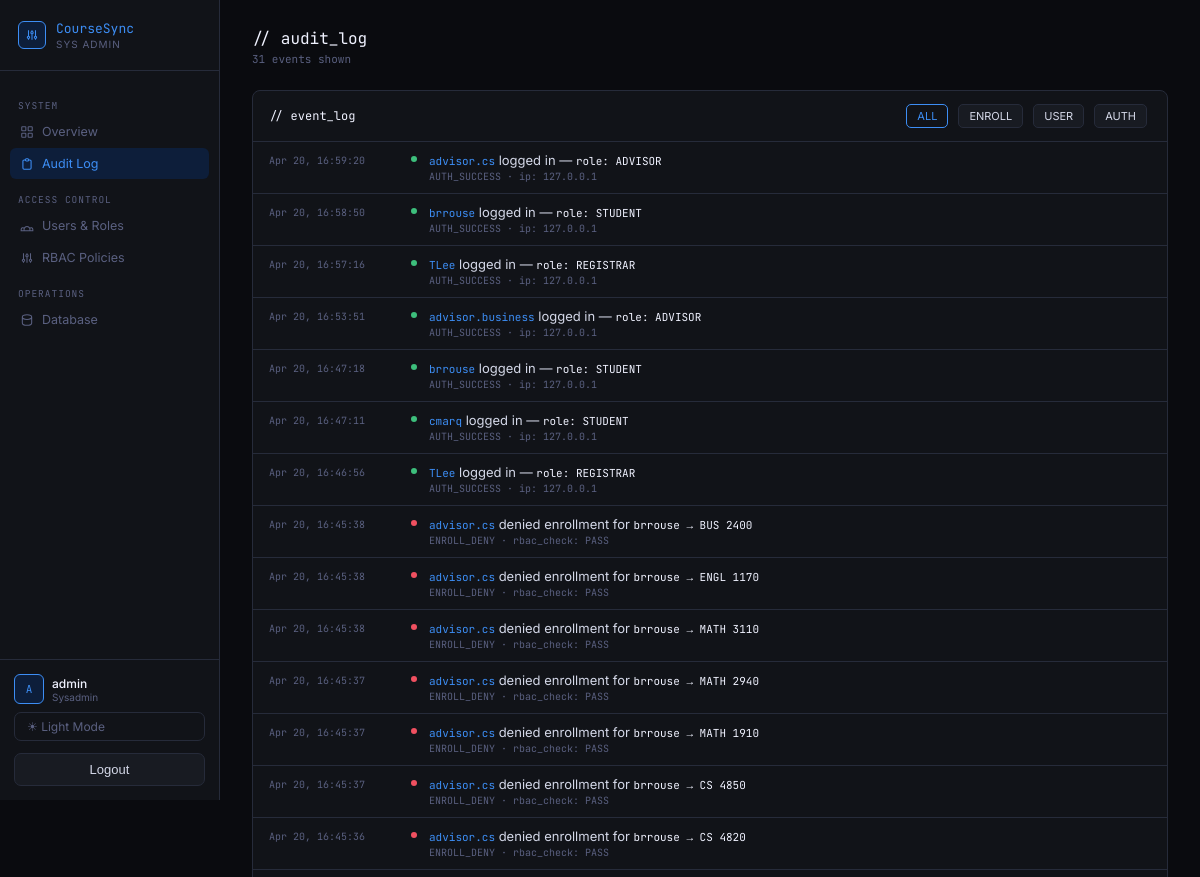
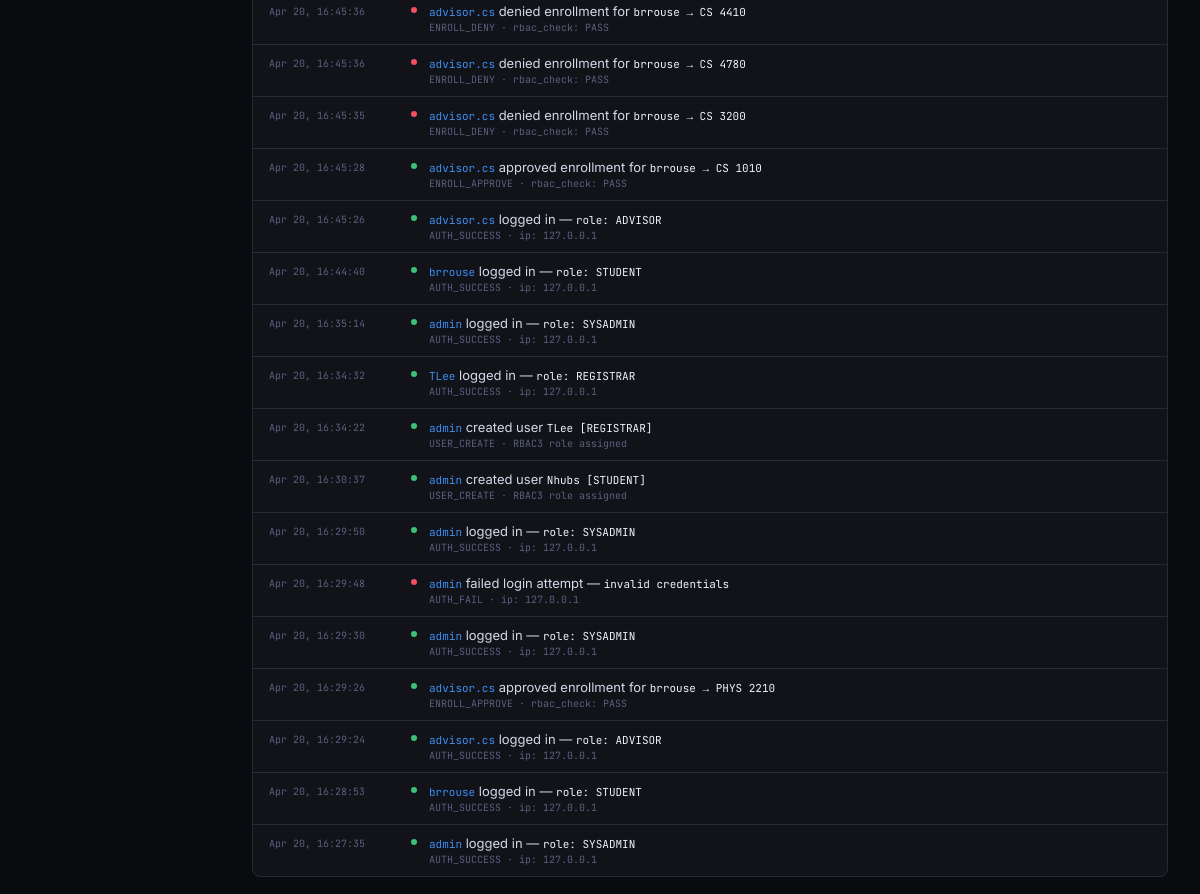
The app's page /sysadmin/audit-log/ (signed in) with its own data (2 pictures, top to bottom).
### accounts/models.py (models this page shows, shortened)
class User(AbstractUser):
    class Roles(models.TextChoices):
        STUDENT = "student", "Student"
        TA = "ta", "Teaching Assistant"
        PROFESSOR = "professor", "Professor"
        ADVISOR = "advisor", "Advisor"
        REGISTRAR = "registrar", "Registrar"
        SYSADMIN = "sysadmin", "System Admin"
    role = models.CharField(max_length=20, choices=Roles.choices)
    university_id = models.CharField(max_length=20, unique=True, null=True, blank=True)

### academics/models.py (models this page shows, shortened)
class AuditLog(models.Model):
    actor_label = models.CharField(max_length=150)
    action = models.CharField(max_length=200)
    target = models.CharField(max_length=200)
    event_type = models.CharField(max_length=150)
    color = models.CharField(max_length=10, default="green")
    timestamp = models.DateTimeField(auto_now_add=True)
    class Meta:
        ordering = ["-timestamp"]

### academics/views.py (the view)
# urls.py: path("sysadmin/audit-log/", audit_log_view, name="audit_log"),
@login_required
@role_required("sysadmin")
def audit_log_view(request):
    filter_type = request.GET.get("filter", "all")
    qs = AuditLog.objects.all()
    if filter_type != "all":
        qs = qs.filter(event_type__istartswith=filter_type)
    logs = qs[:200]
    return render(request, "audit_log.html", {
        "audit_log": logs,
        "active_filter": filter_type,
    })

### templates/audit_log.html (shortened to what this page needs)
{% load static %}
<!DOCTYPE html>
<html lang="en" data-theme="{{ request.session.theme|default:'dark' }}">
<head>
  <link rel="stylesheet" href="{% static 'css/sysadmin.css' %}">
</head>
<body>
<div class="shell">
  <aside class="sidebar">
    <div class="brand">
      <div class="brand-icon">
        <svg fill="none" stroke="currentColor" stroke-width="1.8" viewBox="0 0 24 24"><path d="M12 6V4m0 2a2 2 0 100 4m0-4a2 2 0 110 4m-6 8a2 2 0 100-4m0 4a2 2 0 110-4m0 4v2m0-6V4m6 6v10m6-2a2 2 0 100-4m0 4a2 2 0 110-4m0 4v2m0-6V4"/></svg>
      </div>
      <div class="brand-text">
        <div class="brand-mark">CourseSync</div>
        <div class="brand-role">Sys Admin</div>
      </div>
    </div>
    <nav class="nav">
      <div class="nav-section">System</div>
      <a class="nav-item" href="{% url 'sysadmin_dashboard' %}">
        <svg class="nav-icon" fill="none" stroke="currentColor" stroke-width="1.8" viewBox="0 0 24 24"><rect x="3" y="3" width="7" height="7" rx="1"/><rect x="14" y="3" width="7" height="7" rx="1"/><rect x="3" y="14" width="7" height="7" rx="1"/><rect x="14" y="14" width="7" height="7" rx="1"/></svg>
        Overview
      </a>
      <a class="nav-item active" href="{% url 'audit_log' %}">
        <svg class="nav-icon" fill="none" stroke="currentColor" stroke-width="1.8" viewBox="0 0 24 24"><path d="M9 5H7a2 2 0 00-2 2v12a2 2 0 002 2h10a2 2 0 002-2V7a2 2 0 00-2-2h-2M9 5a2 2 0 002 2h2a2 2 0 002-2M9 5a2 2 0 012-2h2a2 2 0 012 2"/></svg>
        Audit Log
      </a>
      <div class="nav-section">Access Control</div>
      <a class="nav-item" href="{% url 'users_list' %}">
        <svg class="nav-icon" fill="none" stroke="currentColor" stroke-width="1.8" viewBox="0 0 24 24"><path d="M17 20h5v-2a3 3 0 00-5.356-1.857M17 20H7m10 0v-2c0-.656-.126-1.283-.356-1.857M7 20H2v-2a3 3 0 015.356-1.857M7 20v-2c0-.656.126-1.283.356-1.857m0 0a5.002 5.002 0 019.288 0"/></svg>
        Users & Roles
      </a>
      <a class="nav-item" href="{% url 'rbac_policies' %}">
        <svg class="nav-icon" fill="none" stroke="currentColor" stroke-width="1.8" viewBox="0 0 24 24"><path d="M12 6V4m0 2a2 2 0 100 4m0-4a2 2 0 110 4m-6 8a2 2 0 100-4m0 4a2 2 0 110-4m0 4v2m0-6V4m6 6v10m6-2a2 2 0 100-4m0 4a2 2 0 110-4m0 4v2m0-6V4"/></svg>
        RBAC Policies
      </a>
      <div class="nav-section">Operations</div>
      <a class="nav-item" href="{% url 'database_browser' %}">
        <svg class="nav-icon" fill="none" stroke="currentColor" stroke-width="1.8" viewBox="0 0 24 24"><path d="M4 7v10c0 2.21 3.582 4 8 4s8-1.79 8-4V7M4 7c0 2.21 3.582 4 8 4s8-1.79 8-4M4 7c0-2.21 3.582-4 8-4s8 1.79 8 4"/></svg>
        Database
      </a>
    </nav>
    <div class="sidebar-footer">
      <div class="user-card">
        <div class="avatar">{{ request.user.first_name|default:request.user.username|slice:":1"|upper }}{{ request.user.last_name|slice:":1"|upper }}</div>
        <div>
          <div class="user-name">{{ request.user.get_full_name|default:request.user.username }}</div>
          <div class="user-role">{{ request.user.role|default:"sysadmin"|title }}</div>
        </div>
      </div>
      <form method="post" action="{% url 'set_theme' %}">
        {% if request.session.theme == "light" %}
          <input type="hidden" name="theme" value="dark">
          <button type="submit" class="theme-btn">🌙 Dark Mode</button>
        {% else %}
          <button type="submit" class="theme-btn">☀ Light Mode</button>
        {% endif %}
      </form>
      <form method="post" action="{% url 'logout' %}">
        <button type="submit" class="logout-btn">Logout</button>
      </form>
    </div>
  </aside>
  <main class="main">
    <div class="page-header">
      <div>
        <div class="page-title">// audit_log</div>
        <div class="page-sub">{{ audit_log|length }} event{% if audit_log|length != 1 %}s{% endif %} shown</div>
      </div>
    </div>
    <div class="card">
      <div class="card-header">
        <span class="card-title">// event_log</span>
        <div style="display:flex;gap:6px;">
          <a href="?filter=all" class="btn-table {% if active_filter == 'all' %}active{% endif %}">ALL</a>
          <a href="?filter=ENROLL" class="btn-table {% if active_filter == 'ENROLL' %}active{% endif %}">ENROLL</a>
          <a href="?filter=USER" class="btn-table {% if active_filter == 'USER' %}active{% endif %}">USER</a>
          <a href="?filter=AUTH" class="btn-table {% if active_filter == 'AUTH' %}active{% endif %}">AUTH</a>
        </div>
      </div>
      {% for entry in audit_log %}
      <div class="log-item">
        <div class="log-time" style="width:130px">{{ entry.timestamp|date:"M d, H:i:s" }}</div>
        <div class="log-indicator" style="background:var(--{{ entry.color }})"></div>
        <div>
          <div><span class="log-actor">{{ entry.actor_label }}</span> <span class="log-action">{{ entry.action }}</span> <span class="log-target">{{ entry.target }}</span></div>
          <div class="log-type">{{ entry.event_type }}</div>
        </div>
      </div>
      {% empty %}
      <div style="padding:32px 16px;color:var(--muted);font-family:var(--mono);font-size:12px;text-align:center">No events logged yet.</div>
      {% endfor %}
    </div>
  </main>
</div>
</body>
</html>

### static/css/coursesync-core.css (style rules this page uses)
html { box-sizing: border-box; }
*, *::before, *::after { box-sizing: inherit; }
a { text-decoration: none; }
button, input, select, textarea { font: inherit; }
img, svg { max-width: 100%; }
.logout-btn { width: 100%; padding: 8px 12px; margin-top: 10px; border: 1px solid var(--border); border-radius: 7px; background: transparent; color: var(--text); font: inherit; cursor: pointer; transition: 0.15s ease; }

### records on screen
User: user.first_name "A", user.get_full_name "admin", user.role "Sysadmin"
AuditLog: timestamp "Apr 20, 16:59:20", actor_label "advisor.cs", action "logged in —", target "role: ADVISOR", event_type "AUTH_SUCCESS · ip: 127.0.0.1"
AuditLog: timestamp "Apr 20, 16:58:50", actor_label "brrouse", action "logged in —", target "role: STUDENT", event_type "AUTH_SUCCESS · ip: 127.0.0.1"
AuditLog: timestamp "Apr 20, 16:57:16", actor_label "TLee", action "logged in —", target "role: REGISTRAR", event_type "AUTH_SUCCESS · ip: 127.0.0.1"
AuditLog: timestamp "Apr 20, 16:53:51", actor_label "advisor.business", action "logged in —", target "role: ADVISOR", event_type "AUTH_SUCCESS · ip: 127.0.0.1"
AuditLog: timestamp "Apr 20, 16:47:18", actor_label "brrouse", action "logged in —", target "role: STUDENT", event_type "AUTH_SUCCESS · ip: 127.0.0.1"
AuditLog: timestamp "Apr 20, 16:47:11", actor_label "cmarq", action "logged in —", target "role: STUDENT", event_type "AUTH_SUCCESS · ip: 127.0.0.1"
AuditLog: timestamp "Apr 20, 16:46:56", actor_label "TLee", action "logged in —", target "role: REGISTRAR", event_type "AUTH_SUCCESS · ip: 127.0.0.1"
AuditLog: timestamp "Apr 20, 16:45:38", actor_label "advisor.cs", action "denied enrollment for", target "brrouse → BUS 2400", event_type "ENROLL_DENY · rbac_check: PASS"
AuditLog: timestamp "Apr 20, 16:45:38", actor_label "advisor.cs", action "denied enrollment for", target "brrouse → ENGL 1170", event_type "ENROLL_DENY · rbac_check: PASS"
AuditLog: timestamp "Apr 20, 16:45:38", actor_label "advisor.cs", action "denied enrollment for", target "brrouse → MATH 3110", event_type "ENROLL_DENY · rbac_check: PASS"
AuditLog: timestamp "Apr 20, 16:45:37", actor_label "advisor.cs", action "denied enrollment for", target "brrouse → MATH 2940", event_type "ENROLL_DENY · rbac_check: PASS"
AuditLog: timestamp "Apr 20, 16:45:37", actor_label "advisor.cs", action "denied enrollment for", target "brrouse → MATH 1910", event_type "ENROLL_DENY · rbac_check: PASS"
AuditLog: timestamp "Apr 20, 16:45:37", actor_label "advisor.cs", action "denied enrollment for", target "brrouse → CS 4850", event_type "ENROLL_DENY · rbac_check: PASS"
AuditLog: timestamp "Apr 20, 16:45:36", actor_label "advisor.cs", action "denied enrollment for", target "brrouse → CS 4820", event_type "ENROLL_DENY · rbac_check: PASS"
AuditLog: timestamp "Apr 20, 16:45:36", actor_label "advisor.cs", action "denied enrollment for", target "brrouse → CS 4410", event_type "ENROLL_DENY · rbac_check: PASS"
AuditLog: timestamp "Apr 20, 16:45:36", actor_label "advisor.cs", action "denied enrollment for", target "brrouse → CS 4780", event_type "ENROLL_DENY · rbac_check: PASS"
AuditLog: timestamp "Apr 20, 16:45:35", actor_label "advisor.cs", action "denied enrollment for", target "brrouse → CS 3200", event_type "ENROLL_DENY · rbac_check: PASS"
AuditLog: timestamp "Apr 20, 16:45:28", actor_label "advisor.cs", action "approved enrollment for", target "brrouse → CS 1010", event_type "ENROLL_APPROVE · rbac_check: PASS"
AuditLog: timestamp "Apr 20, 16:45:26", actor_label "advisor.cs", action "logged in —", target "role: ADVISOR", event_type "AUTH_SUCCESS · ip: 127.0.0.1"
AuditLog: timestamp "Apr 20, 16:44:40", actor_label "brrouse", action "logged in —", target "role: STUDENT", event_type "AUTH_SUCCESS · ip: 127.0.0.1"
AuditLog: timestamp "Apr 20, 16:35:14", actor_label "admin", action "logged in —", target "role: SYSADMIN", event_type "AUTH_SUCCESS · ip: 127.0.0.1"
AuditLog: timestamp "Apr 20, 16:34:32", actor_label "TLee", action "logged in —", target "role: REGISTRAR", event_type "AUTH_SUCCESS · ip: 127.0.0.1"
AuditLog: timestamp "Apr 20, 16:34:22", actor_label "admin", action "created user", target "TLee [REGISTRAR]", event_type "USER_CREATE · RBAC3 role assigned"
AuditLog: timestamp "Apr 20, 16:30:37", actor_label "admin", action "created user", target "Nhubs [STUDENT]", event_type "USER_CREATE · RBAC3 role assigned"
AuditLog: timestamp "Apr 20, 16:29:50", actor_label "admin", action "logged in —", target "role: SYSADMIN", event_type "AUTH_SUCCESS · ip: 127.0.0.1"
AuditLog: timestamp "Apr 20, 16:29:48", actor_label "admin", action "failed login attempt —", target "invalid credentials", event_type "AUTH_FAIL · ip: 127.0.0.1"
AuditLog: timestamp "Apr 20, 16:29:30", actor_label "admin", action "logged in —", target "role: SYSADMIN", event_type "AUTH_SUCCESS · ip: 127.0.0.1"
AuditLog: timestamp "Apr 20, 16:29:26", actor_label "advisor.cs", action "approved enrollment for", target "brrouse → PHYS 2210", event_type "ENROLL_APPROVE · rbac_check: PASS"
AuditLog: timestamp "Apr 20, 16:29:24", actor_label "advisor.cs", action "logged in —", target "role: ADVISOR", event_type "AUTH_SUCCESS · ip: 127.0.0.1"
AuditLog: timestamp "Apr 20, 16:28:53", actor_label "brrouse", action "logged in —", target "role: STUDENT", event_type "AUTH_SUCCESS · ip: 127.0.0.1"
AuditLog: timestamp "Apr 20, 16:27:35", actor_label "admin", action "logged in —", target "role: SYSADMIN", event_type "AUTH_SUCCESS · ip: 127.0.0.1"

### other values on screen
{{ audit_log|length }} "31"
